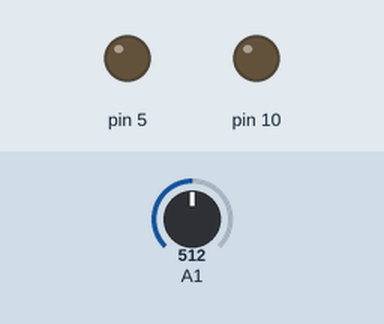
A sketch run on a simulated Arduino Uno, built with avr-gcc and run on an emulated ATmega328P. Parts: output pins drawn as LEDs (lit = HIGH). The inputs (shaded band) are chosen by the test bench; at power-on: A1 = 512.

Above: at 1.2 s.
1.3 s: A1 set to 204
2.8 s: A1 set to 183
At 4.0 s:
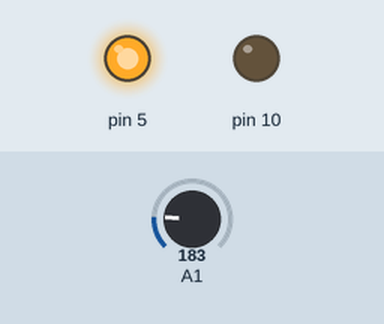
Timing chart, 0 to 5.8 s (numbered marks = the images above; inputs shaded):
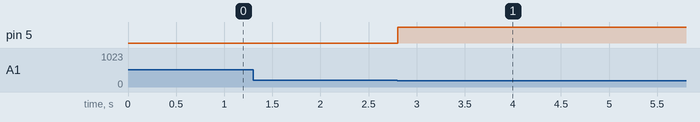

Measured:
- the behaviour switches between 195 and 194 on A1 (found by bisection; images 0 and 1)
- after the input at 1.3 s, every drawn part: stays the same
- after the input at 2.8 s, pin 5: LOW → HIGH at once

The sketch:

Irrigation_codes.ino
```cpp
int Temperaturevalue = 0;

void setup()
{
  pinMode (A1, INPUT);
  Serial.begin (9600);

  pinMode (10, OUTPUT);
  pinMode (5, OUTPUT);
}

void loop()
//if soil moisture is low, then the do motor will turn on
{
    Temperaturevalue = -40 + 0.488155 * (analogRead (A1) - 20);
    Serial.printIn (Temperaturevalue);
    if (Temperaturevalue < 30) {
        digitalWrite (10 , HIGH);
        digitalWrite (5, HIGH);
    }

    if (Temperaturevalue < 45) {
        digitalWrite (10 , LOW);
        digitalWrite (5, HIGH);
    }
    delay(10); //delay a little bit to improve simulation performance

}
```
